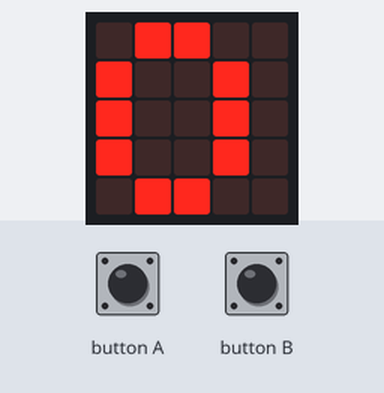
The program below on a simulated BBC micro:bit (MakeCode). Parts: the board's 5×5 LED display.

Above: at 0.1 s.
At 1.3 s:
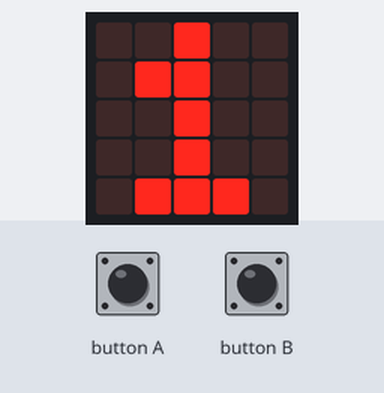

The program:

main.ts
```typescript
input.onButtonPressed(Button.A, function () {
    basic.showNumber(0)
})
input.onButtonPressed(Button.B, function () {
    basic.showNumber(1)
})
basic.forever(function () {
    basic.showNumber(0)
    basic.pause(500)
    basic.showNumber(1)
})
```

test.ts
```typescript
// 在這裡測試；當此封包作為擴充功能時，將不會編譯此內容。
```

Measured:
- what the display in image 1 shows lasts 0.7 s, from 1.3 s to 2.0 s
